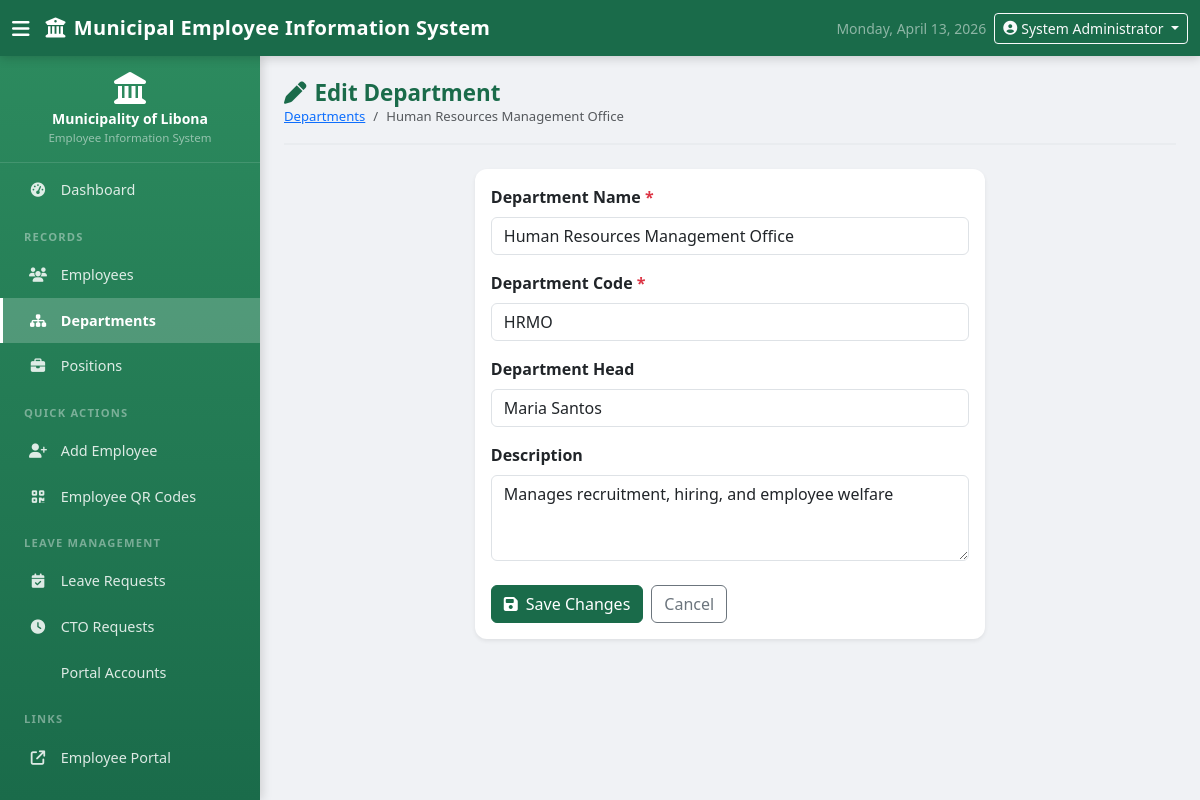
The app's page /departments/edit.php?id=2 (signed in) with its own data.
### tables this page shows
CREATE TABLE IF NOT EXISTS `departments` (
  `id`          INT(11)      NOT NULL AUTO_INCREMENT,
  `name`        VARCHAR(150) NOT NULL,
  `code`        VARCHAR(20)  NOT NULL,
  `description` TEXT,
  `head_name`   VARCHAR(100) DEFAULT NULL,
  `created_at`  TIMESTAMP    NOT NULL DEFAULT CURRENT_TIMESTAMP,
  `updated_at`  TIMESTAMP    NOT NULL DEFAULT CURRENT_TIMESTAMP ON UPDATE CURRENT_TIMESTAMP,
  PRIMARY KEY (`id`),
  UNIQUE KEY `uq_code` (`code`)
);

### config/config.php (called while the page is built, shortened)
<?php
function e(?string $str): string {
    return htmlspecialchars((string)$str, ENT_QUOTES | ENT_SUBSTITUTE, 'UTF-8');
}

### departments/edit.php (the view, shortened to what this page needs)
<?php
require_once __DIR__ . '/../config/config.php';
$db  = getDB();
$id  = (int)($_GET['id'] ?? $_POST['id'] ?? 0);
$stmt = $db->prepare("SELECT * FROM departments WHERE id = ? LIMIT 1");
$stmt->execute([$id]);
$dept = $stmt->fetch();
$data   = $dept;
require_once __DIR__ . '/../includes/header.php';
?>
<div class="page-header">
    <div>
        <h2><i class="fas fa-pen me-2"></i>Edit Department</h2>
        <nav aria-label="breadcrumb">
            <ol class="breadcrumb mb-0 small">
                <li class="breadcrumb-item">
                    <a href="<?= BASE_URL ?>/departments/index.php">Departments</a>
                </li>
                <li class="breadcrumb-item active"><?= e($dept['name']) ?></li>
            </ol>
        </nav>
    </div>
</div>
<div class="row justify-content-center">
    <div class="col-lg-7">
        <div class="card shadow-sm">
            <div class="card-body">
                <form method="POST" action="" novalidate>
                    <div class="mb-3">
                        <label class="form-label fw-semibold">Department Name <span class="text-danger">*</span></label>
                        <input type="text" name="name" class="form-control"
                               value="<?= e($data['name']) ?>" required>
                    </div>
                    <div class="mb-3">
                        <label class="form-label fw-semibold">Department Code <span class="text-danger">*</span></label>
                        <input type="text" name="code" class="form-control text-uppercase"
                               maxlength="20" value="<?= e($data['code']) ?>" required>
                    </div>
                    <div class="mb-3">
                        <label class="form-label fw-semibold">Department Head</label>
                        <input type="text" name="head_name" class="form-control"
                               value="<?= e($data['head_name'] ?? '') ?>">
                    </div>
                    <div class="mb-4">
                        <label class="form-label fw-semibold">Description</label>
                        <textarea name="description" class="form-control" rows="3"><?= e($data['description'] ?? '') ?></textarea>
                    </div>
                    <div class="d-flex gap-2">
                        <button type="submit" class="btn btn-primary">
                            <i class="fas fa-save me-2"></i>Save Changes
                        </button>
                        <a href="<?= BASE_URL ?>/departments/index.php"
                           class="btn btn-outline-secondary">Cancel</a>
                    </div>
                </form>
            </div>
        </div>
    </div>
</div>
<?php require_once __DIR__ . '/../includes/footer.php'; ?>

### assets/css/style.css (style rules this page uses)
:root { --sidebar-width : 260px; --navbar-height : 56px; --primary : #1a6b4a; --primary-dark : #0f4530; --primary-mid : #2c8a5e; --accent : #3fbf7f; --sidebar-text : rgba(255,255,255,.85); --radius : 12px; }
body { font-family : 'Segoe UI', Tahoma, Geneva, Verdana, sans-serif; background-color: #f0f2f5; color : #333; }
.card { border : none; border-radius: var(--radius); box-shadow : 0 2px 12px rgba(0,0,0,.07); }
.btn-primary { background-color: var(--primary); border-color: var(--primary); }
.page-header { display : flex; align-items : center; justify-content: space-between; margin-bottom : 1.5rem; padding-bottom : 1rem; border-bottom : 2px solid #e9ecef; }
.page-header h2 { font-size : 1.4rem; font-weight: 700; color : var(--primary); margin : 0; }
.page-header .breadcrumb { margin: 0; font-size: .82rem; }

### records on screen
departments: name "Human Resources Management Office", code "HRMO", head_name "Maria Santos", description "Manages recruitment, hiring, and employee welfare"

### other values on screen
APP_NAME "Municipal Employee Information System"
$_SESSION['full_name'] "System Administrator"
MUNICIPALITY "Municipality of Libona"
